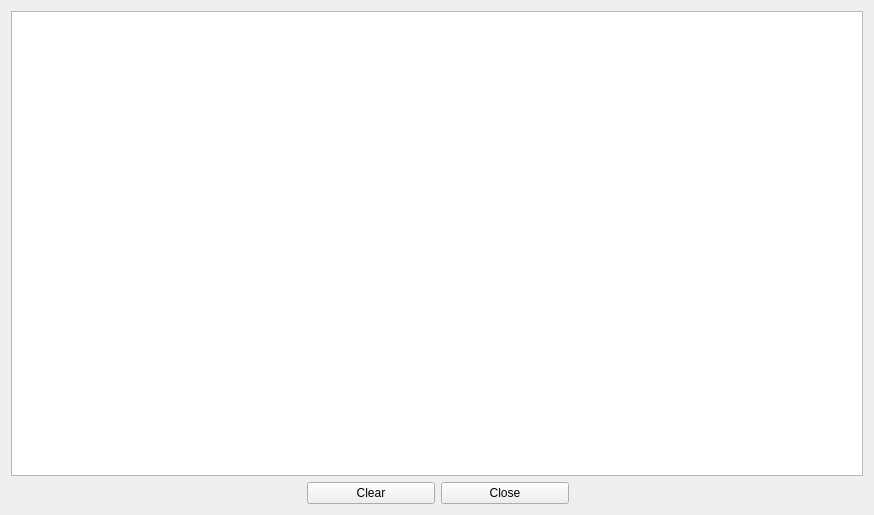
<?xml version="1.0" encoding="UTF-8"?>
<ui version="4.0">
 <class>logWindow</class>
 <widget class="QWidget" name="logWindow">
  <property name="windowModality">
   <enum>Qt::WindowModal</enum>
  </property>
  <property name="geometry">
   <rect>
    <x>0</x>
    <y>0</y>
    <width>874</width>
    <height>515</height>
   </rect>
  </property>
  <property name="windowTitle">
   <string>Log Window</string>
  </property>
  <layout class="QGridLayout" name="gridLayout">
   <item row="0" column="0" colspan="4">
    <widget class="QPlainTextEdit" name="plainTextEdit"/>
   </item>
   <item row="1" column="2">
    <widget class="QPushButton" name="pbClose">
     <property name="minimumSize">
      <size>
       <width>128</width>
       <height>0</height>
      </size>
     </property>
     <property name="text">
      <string>Close</string>
     </property>
    </widget>
   </item>
   <item row="1" column="3">
    <spacer name="horizontalSpacer_2">
     <property name="orientation">
      <enum>Qt::Horizontal</enum>
     </property>
     <property name="sizeHint" stdset="0">
      <size>
       <width>315</width>
       <height>20</height>
      </size>
     </property>
    </spacer>
   </item>
   <item row="1" column="1">
    <widget class="QPushButton" name="pbClear">
     <property name="minimumSize">
      <size>
       <width>128</width>
       <height>0</height>
      </size>
     </property>
     <property name="text">
      <string>Clear</string>
     </property>
    </widget>
   </item>
   <item row="1" column="0">
    <spacer name="horizontalSpacer">
     <property name="orientation">
      <enum>Qt::Horizontal</enum>
     </property>
     <property name="sizeHint" stdset="0">
      <size>
       <width>318</width>
       <height>20</height>
      </size>
     </property>
    </spacer>
   </item>
  </layout>
 </widget>
 <resources/>
 <connections/>
</ui>
